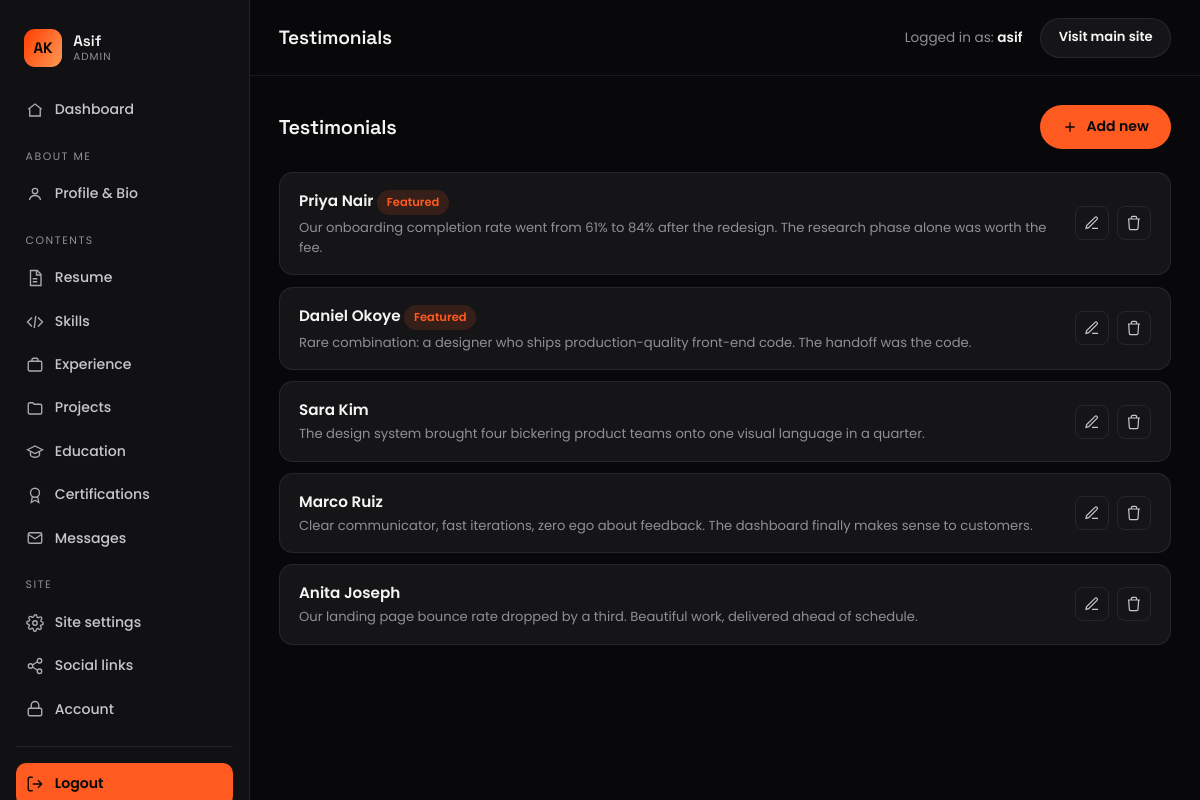
/crm/asif/testimonials/ (signed in), run on the app's committed database.
### core/models.py (models this page shows, shortened)
class SingletonModel(models.Model):
    class Meta:
        abstract = True
    @classmethod
    def load(cls):
        obj, _ = cls.objects.get_or_create(pk=1)
        return obj

class SiteSettings(SingletonModel):
    site_name = models.CharField(max_length=100, default="Asif Keloth")
    tagline = models.CharField(max_length=160, default="UI/UX Designer & UI Developer")
    email = models.EmailField(default="hello@example.com")
    phone = models.CharField(max_length=40, blank=True)
    location = models.CharField(max_length=120, default="Kochi, India")
    resume = models.FileField(upload_to="resume/", blank=True, null=True)
    logo_text = models.CharField(max_length=40, default="A")
    footer_note = models.CharField(max_length=200, default="Designed & built with care.")
    seo_title = models.CharField(max_length=70, blank=True,
                                 help_text="Default <title>. Falls back to site name.")
    seo_description = models.CharField(max_length=160, blank=True)
    seo_keywords = models.CharField(max_length=255, blank=True)
    og_image = models.ImageField(upload_to="seo/", blank=True, null=True)
    class Meta:
        verbose_name = "Site settings"
        verbose_name_plural = "Site settings"

class OrderedModel(models.Model):
    order = models.PositiveIntegerField(default=0)
    is_active = models.BooleanField(default=True)
    class Meta:
        abstract = True
        ordering = ["order", "id"]

class Testimonial(OrderedModel):
    name = models.CharField(max_length=80)
    role = models.CharField(max_length=120)
    quote = models.TextField()
    rating = models.PositiveIntegerField(default=5)
    avatar = models.ImageField(upload_to="testimonials/", blank=True, null=True)
    featured = models.BooleanField(default=False)
    def __str__(self):
        return self.name

### crm/views.py (the view)
# urls.py: path("testimonials/", views.TestimonialListView.as_view(), name="testimonial_list"),
class TestimonialListView(SimpleListView):
    model = m.Testimonial
    extra = {"title": "Testimonials", "add_url": "crm:testimonial_add",
             "edit_url": "crm:testimonial_edit", "delete_url": "crm:testimonial_delete", "active": "testimonials"}

### core/context_processors.py (called while the page is built)
def site_globals(request):
    return {
        "site": SiteSettings.load(),
        "social_links": SocialLink.objects.filter(is_active=True),
    }

### crm/context_processors.py (called while the page is built)
def sidebar_counts(request):
    if not (request.user.is_authenticated and request.user.is_staff):
        return {}
    return {"dash_unread": m.ContactMessage.objects.filter(is_read=False).count()}

### crm/views.py (called while the page is built)
    def test_func(self):
        return self.request.user.is_staff

    def get_context_data(self, **kwargs):
        ctx = super().get_context_data(**kwargs)
        ctx.update(self.extra)
        return ctx

### crm/templates/crm/simple_list.html (shortened to what this page needs)
{% extends "crm/base.html" %}
{% block page_title %}{{ title }}{% endblock %}
{% block content %}
<div class="page-head">
  <h2>{{ title }}</h2>
  <a href="{% url add_url %}" class="btn btn--primary">
    <svg width="16" height="16" viewBox="0 0 24 24" fill="none" stroke="currentColor" stroke-width="2"><path d="M12 5v14M5 12h14"/></svg>
    Add new
  </a>
</div>
{% if items %}
<div class="list-rows">
  {% for item in items %}
  <div class="list-row">
    <div class="list-row__body">
      <div class="list-row__title">
        {{ item }}
        {% if item.featured %}<span class="tag tag--on">Featured</span>{% endif %}
      </div>
      {% if item.description %}<div class="list-row__sub">{{ item.description|truncatewords:22 }}</div>
      {% elif item.summary %}<div class="list-row__sub">{{ item.summary|truncatewords:22 }}</div>
      {% elif item.quote %}<div class="list-row__sub">{{ item.quote|truncatewords:22 }}</div>
      {% elif item.url %}<div class="list-row__sub">{{ item.url }}</div>
      {% endif %}
    </div>
    <div class="list-row__actions">
      <a href="{% url edit_url item.pk %}" class="icon-btn" title="Edit">
        <svg viewBox="0 0 24 24" fill="none" stroke="currentColor" stroke-width="1.8"><path d="M12 20h9M16.5 3.5a2.1 2.1 0 013 3L7 19l-4 1 1-4L16.5 3.5z"/></svg>
      </a>
      <a href="{% url delete_url item.pk %}" class="icon-btn icon-btn--danger" title="Delete">
        <svg viewBox="0 0 24 24" fill="none" stroke="currentColor" stroke-width="1.8"><path d="M3 6h18M8 6V4a2 2 0 012-2h4a2 2 0 012 2v2m3 0l-1 14a2 2 0 01-2 2H7a2 2 0 01-2-2L4 6"/></svg>
      </a>
    </div>
  </div>
  {% endfor %}
</div>
{% else %}
<div class="empty-state">Nothing here yet — click "Add new" to create the first one.</div>
{% endif %}
{% endblock %}

### crm/templates/crm/base.html (shortened to what this page needs)
{% load static %}<!DOCTYPE html>
<html lang="en">
<head>
  <link rel="stylesheet" href="{% static 'crm/dashboard.css' %}">
</head>
<body>
  <div class="dash">
    <aside class="dash__sidebar" id="dashSidebar">
      <a href="{% url 'crm:home' %}" class="dash__brand">
        <span class="dash__brand-mark">{{ site.logo_text|default:"A" }}</span>
        <span class="dash__brand-text">{{ request.user.get_username }}<small>Admin</small></span>
      </a>
      <nav class="dash__nav">
        <a href="{% url 'crm:home' %}" class="{% if active == 'home' %}is-active{% endif %}">
          <svg viewBox="0 0 24 24" fill="none" stroke="currentColor" stroke-width="1.8"><path d="M3 11l9-7 9 7"/><path d="M5 10v10h14V10"/></svg>
          Dashboard
        </a>
        <p class="dash__nav-label">About me</p>
        <a href="{% url 'crm:profile' %}" class="{% if active == 'profile' %}is-active{% endif %}">
          <svg viewBox="0 0 24 24" fill="none" stroke="currentColor" stroke-width="1.8"><circle cx="12" cy="8" r="3.6"/><path d="M4.5 20c1-4 3.8-6 7.5-6s6.5 2 7.5 6"/></svg>
          Profile &amp; Bio
        </a>
        <p class="dash__nav-label">Contents</p>
        <a href="{% url 'crm:resume' %}" class="{% if active == 'resume' %}is-active{% endif %}">
          <svg viewBox="0 0 24 24" fill="none" stroke="currentColor" stroke-width="1.8"><path d="M6 2h9l5 5v15H6z"/><path d="M14 2v6h6M9 13h6M9 17h6"/></svg>
          Resume
        </a>
        <a href="{% url 'crm:skills' %}" class="{% if active == 'skills' %}is-active{% endif %}">
          <svg viewBox="0 0 24 24" fill="none" stroke="currentColor" stroke-width="1.8"><path d="M8 6l-6 6 6 6M16 6l6 6-6 6M13 4l-2 16"/></svg>
          Skills
        </a>
        <a href="{% url 'crm:experience_list' %}" class="{% if active == 'experience' %}is-active{% endif %}">
          <svg viewBox="0 0 24 24" fill="none" stroke="currentColor" stroke-width="1.8"><rect x="3" y="7" width="18" height="13" rx="2"/><path d="M8 7V5a2 2 0 012-2h4a2 2 0 012 2v2"/></svg>
          Experience
        </a>
        <a href="{% url 'crm:project_list' %}" class="{% if active == 'projects' %}is-active{% endif %}">
          <svg viewBox="0 0 24 24" fill="none" stroke="currentColor" stroke-width="1.8"><path d="M3 7a2 2 0 012-2h4l2 2h8a2 2 0 012 2v9a2 2 0 01-2 2H5a2 2 0 01-2-2V7z"/></svg>
          Projects
        </a>
        <a href="{% url 'crm:education_list' %}" class="{% if active == 'education' %}is-active{% endif %}">
          <svg viewBox="0 0 24 24" fill="none" stroke="currentColor" stroke-width="1.8"><path d="M2 9l10-5 10 5-10 5-10-5z"/><path d="M6 11v5c0 1.3 2.7 3 6 3s6-1.7 6-3v-5"/></svg>
          Education
        </a>
        <a href="{% url 'crm:certification_list' %}" class="{% if active == 'certifications' %}is-active{% endif %}">
          <svg viewBox="0 0 24 24" fill="none" stroke="currentColor" stroke-width="1.8"><circle cx="12" cy="9" r="6"/><path d="M8.5 14L7 22l5-3 5 3-1.5-8"/></svg>
          Certifications
        </a>
        <a href="{% url 'crm:message_list' %}" class="{% if active == 'messages' %}is-active{% endif %}">
          <svg viewBox="0 0 24 24" fill="none" stroke="currentColor" stroke-width="1.8"><rect x="3" y="5" width="18" height="14" rx="2"/><path d="M3 7l9 6 9-6"/></svg>
          Messages
        </a>
        <p class="dash__nav-label">Site</p>
        <a href="{% url 'crm:settings' %}" class="{% if active == 'settings' %}is-active{% endif %}">
          Site settings
        </a>
        <a href="{% url 'crm:social_link_list' %}" class="{% if active == 'social' %}is-active{% endif %}">
          <svg viewBox="0 0 24 24" fill="none" stroke="currentColor" stroke-width="1.8"><circle cx="18" cy="5" r="3"/><circle cx="6" cy="12" r="3"/><circle cx="18" cy="19" r="3"/><path d="M8.6 10.6l6.8-4.2M8.6 13.4l6.8 4.2"/></svg>
          Social links
        </a>
        <a href="{% url 'crm:account' %}" class="{% if active == 'account' %}is-active{% endif %}">
          <svg viewBox="0 0 24 24" fill="none" stroke="currentColor" stroke-width="1.8"><rect x="3" y="11" width="18" height="10" rx="2"/><path d="M7 11V7a5 5 0 0110 0v4"/></svg>
          Account
        </a>
      </nav>
      <form method="post" action="{% url 'crm:logout' %}" class="dash__logout">
        <button type="submit">
          <svg viewBox="0 0 24 24" fill="none" stroke="currentColor" stroke-width="1.8"><path d="M9 21H5a2 2 0 01-2-2V5a2 2 0 012-2h4"/><path d="M16 17l5-5-5-5M21 12H9"/></svg>
          Logout
        </button>
      </form>
    </aside>
    <div class="dash__main">
      <header class="dash__topbar">
        <h1 class="dash__topbar-title">{% block page_title %}Control Center{% endblock %}</h1>
        <div class="dash__topbar-actions">
          <span class="dash__whoami">Logged in as: <b>{{ request.user.get_username }}</b></span>
          <a href="{% url 'home' %}" target="_blank" rel="noopener" class="dash__visit">Visit main site</a>
        </div>
      </header>
      <main class="dash__content">
        {% block content %}{% endblock %}
      </main>
    </div>
  </div>
</body>
</html>

### data on the page
SiteSettings: logo_text "AK"
Testimonial: name "Priya Nair", featured "Featured", quote "Our onboarding completion rate went from 61% to 84% after the redesign. The research phase alone was worth the fee."
Testimonial: name "Daniel Okoye", featured "Featured", quote "Rare combination: a designer who ships production-quality front-end code. The handoff was the code."
Testimonial: name "Sara Kim", quote "The design system brought four bickering product teams onto one visual language in a quarter."
Testimonial: name "Marco Ruiz", quote "Clear communicator, fast iterations, zero ego about feedback. The dashboard finally makes sense to customers."
Testimonial: name "Anita Joseph", quote "Our landing page bounce rate dropped by a third. Beautiful work, delivered ahead of schedule."

### other printed values
{{ request.user.get_username }} "Asif"
{{ title }} "Testimonials"
{{ request.user.get_username }} "asif"
